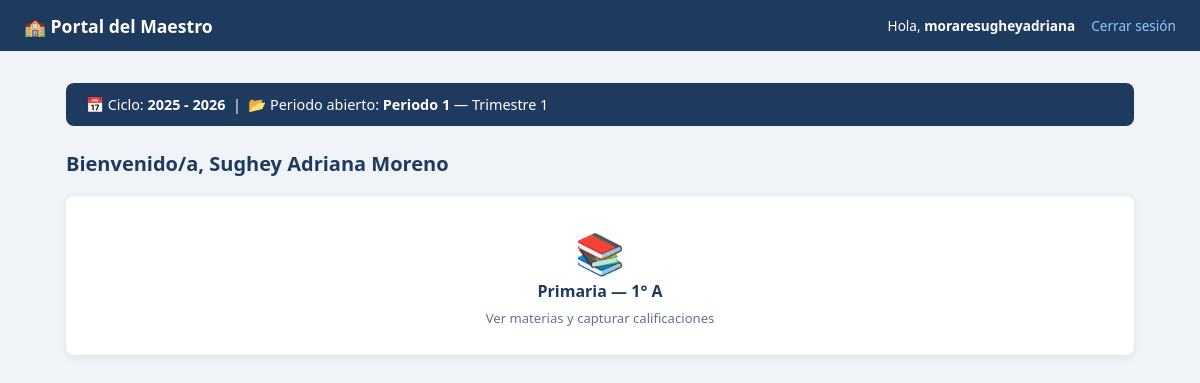
/maestro/dashboard.php (signed in), run on the app's committed database.
### tables this page shows
CREATE TABLE `ciclos_escolares` (
  `id` int(10) unsigned NOT NULL AUTO_INCREMENT,
  `nombre` varchar(30) NOT NULL,
  `fecha_inicio` date NOT NULL,
  `fecha_fin` date NOT NULL,
  `activo` tinyint(1) NOT NULL DEFAULT 0,
  `creado_en` timestamp NOT NULL DEFAULT current_timestamp(),
  PRIMARY KEY (`id`),
  UNIQUE KEY `nombre` (`nombre`)
);

CREATE TABLE `periodos_apertura` (
  `id` int(10) unsigned NOT NULL AUTO_INCREMENT,
  `ciclo_id` int(10) unsigned NOT NULL,
  `periodo` tinyint(3) unsigned NOT NULL COMMENT '1 al 6',
  `abierto` tinyint(1) NOT NULL DEFAULT 0,
  `abierto_en` datetime DEFAULT NULL,
  `cerrado_en` datetime DEFAULT NULL,
  PRIMARY KEY (`id`),
  UNIQUE KEY `uk_ciclo_periodo` (`ciclo_id`,`periodo`),
  CONSTRAINT `fk_periodo_ciclo` FOREIGN KEY (`ciclo_id`) REFERENCES `ciclos_escolares` (`id`)
);

CREATE TABLE `profesores` (
  `id` int(10) unsigned NOT NULL AUTO_INCREMENT,
  `user_id` int(10) unsigned NOT NULL,
  `nombre` varchar(100) NOT NULL,
  `apellido_paterno` varchar(60) NOT NULL,
  `apellido_materno` varchar(60) DEFAULT NULL,
  `curp` char(18) DEFAULT NULL,
  `fecha_nacimiento` date NOT NULL,
  `genero` enum('masculino','femenino','otro') NOT NULL,
  `tipo` enum('titular','frances','cocurricular') NOT NULL DEFAULT 'titular',
  `telefono` varchar(20) DEFAULT NULL,
  `correo` varchar(120) DEFAULT NULL,
  `activo` tinyint(1) NOT NULL DEFAULT 1,
  `creado_en` datetime NOT NULL DEFAULT current_timestamp(),
  PRIMARY KEY (`id`),
  UNIQUE KEY `user_id` (`user_id`),
  UNIQUE KEY `curp` (`curp`),
  CONSTRAINT `fk_profesor_user` FOREIGN KEY (`user_id`) REFERENCES `users` (`id`)
);

### models/CicloModel.php (called while the page is built, shortened)
<?php
class CicloModel {
    private mysqli $db;
    public function __construct(mysqli $db) {
        $this->db = $db;
    }
    public function obtenerActivo(): ?array {
        $res = $this->db->query(
            "SELECT id, nombre, fecha_inicio, fecha_fin
             FROM ciclos_escolares WHERE activo = 1 LIMIT 1"
        );
        return ($res && $res->num_rows > 0) ? $res->fetch_assoc() : null;
    }
}

### models/PeriodoAperturaModel.php (called while the page is built, shortened)
<?php
class PeriodoAperturaModel {
    private mysqli $db;
    public function __construct(mysqli $db) {
        $this->db = $db;
    }
    public function obtenerAbierto(int $cicloId): ?array {
        $stmt = $this->db->prepare("
            SELECT id, periodo FROM periodos_apertura
            WHERE ciclo_id = ? AND abierto = 1 LIMIT 1
        ");
        $stmt->bind_param('i', $cicloId);
        $stmt->execute();
        $res = $stmt->get_result();
        return $res->num_rows > 0 ? $res->fetch_assoc() : null;
    }
}

### models/ProfesorModel.php (called while the page is built, shortened)
<?php
class ProfesorModel {
    private mysqli $db;
    public function __construct(mysqli $db, UserModel $userModel) {
        $this->db        = $db;
    }
    public function obtenerPorUserId(int $userId): ?array {
        $stmt = $this->db->prepare(
            "SELECT * FROM profesores WHERE user_id = ? LIMIT 1"
        );
        $stmt->bind_param('i', $userId);
        $stmt->execute();
        $res = $stmt->get_result();
        return $res->num_rows > 0 ? $res->fetch_assoc() : null;
    }
}

### models/CalificacionModel.php (called while the page is built, shortened)
<?php
class CalificacionModel {
    private mysqli $db;
    public function __construct(mysqli $db) {
        $this->db = $db;
    }
    public function obtenerGruposDeProfesor(int $profesorId, int $cicloId): array {
        $stmt = $this->db->prepare("
            SELECT DISTINCT a.seccion, a.grado, a.grupo
            FROM asignaciones a
            JOIN asignacion_maestros am ON am.asignacion_id = a.id
            WHERE am.profesor_id = ? AND a.ciclo_id = ? AND a.activo = 1 AND am.activo = 1
            ORDER BY a.seccion, a.grado, a.grupo
        ");
        $stmt->bind_param('ii', $profesorId, $cicloId);
        $stmt->execute();
        return $stmt->get_result()->fetch_all(MYSQLI_ASSOC);
    }
}
?>

### maestro/dashboard.php (the view, shortened to what this page needs)
<?php
require_once __DIR__ . '/../models/ProfesorModel.php';
require_once __DIR__ . '/../models/CicloModel.php';
require_once __DIR__ . '/../models/PeriodoAperturaModel.php';
require_once __DIR__ . '/../models/CalificacionModel.php';
$db            = getConexion();
$profModelo    = new ProfesorModel($db, new UserModel($db));
$cicloModelo   = new CicloModel($db);
$periodoModelo = new PeriodoAperturaModel($db);
$calModelo     = new CalificacionModel($db);
$profesor = $profModelo->obtenerPorUserId((int)$_SESSION['user_id']);
$cicloActivo    = $cicloModelo->obtenerActivo();
$periodoAbierto = $cicloActivo
    ? $periodoModelo->obtenerAbierto((int)$cicloActivo['id'])
    : null;
$grupos = $cicloActivo
    ? $calModelo->obtenerGruposDeProfesor((int)$profesor['id'], (int)$cicloActivo['id'])
    : [];
include __DIR__ . '/../includes/header.php';
?>
<main class="container">
  <?php if (!$cicloActivo): ?>
    <p class="alert alert--error">⚠️ No hay ciclo escolar activo.</p>
  <?php elseif (!$periodoAbierto): ?>
    <p class="alert alert--info">📋 No hay ningún periodo abierto actualmente. Consulta al administrador.</p>
  <?php else: ?>
    <div class="ciclo-banner" style="margin-bottom:1.5rem;">
      <span class="ciclo-banner__label">
        📅 Ciclo: <strong><?= htmlspecialchars($cicloActivo['nombre']) ?></strong>
        &nbsp;|&nbsp;
        📂 Periodo abierto: <strong>Periodo <?= $periodoAbierto['periodo'] ?></strong>
        — Trimestre <?= (int)ceil($periodoAbierto['periodo'] / 2) ?>
      </span>
    </div>
  <?php endif; ?>
  <h2 class="section-title">
    Bienvenido/a, <?= htmlspecialchars($profesor['nombre'] . ' ' . $profesor['apellido_paterno']) ?>
  </h2>
  <?php if (empty($grupos)): ?>
    <p class="empty-state">No tienes grupos asignados en el ciclo actual.</p>
  <?php else: ?>
    <div class="card-grid">
      <?php foreach ($grupos as $g): ?>
        <a class="nav-card"
           href="captura.php?seccion=<?= $g['seccion'] ?>&grado=<?= $g['grado'] ?>&grupo=<?= $g['grupo'] ?>">
          <span class="nav-card__icon" aria-hidden="true">📚</span>
          <h3 class="nav-card__title">
            <?= ucfirst($g['seccion']) ?> — <?= $g['grado'] ?>° <?= $g['grupo'] ?>
          </h3>
          <p class="nav-card__desc">Ver materias y capturar calificaciones</p>
        </a>
      <?php endforeach; ?>
    </div>
  <?php endif; ?>
</main>
<?php include __DIR__ . '/../includes/footer.php'; ?>

### css/style.css (style rules this page uses)
:root { --color-primary: #1e3a5f; --color-primary-h: #2d5282; --color-accent: #3b82f6; --color-bg: #f0f4f8; --color-surface: #ffffff; --color-border: #e2e8f0; --color-text: #334155; --color-muted: #64748b; --color-placeholder:#94a3b8; --color-success-bg: #d1fae5; --color-success-tx: #065f46; --color-error-bg: #fee2e2; --color-error-tx: #991b1b; --color-warn-bg: #fef3c7; --color-warn-tx: #92400e; --color-info-bg: #eff6ff; --color-info-tx: #1e3a5f; --color-badge-bg: #dbeafe; --color-badge-tx: #1d4ed8; --radius: 8px; --radius-sm: 4px; --shadow: 0 2px 10px rgba(0,0,0,.08); --shadow-lg: 0 6px 18px rgba(0,0,0,.12); --font: 'Segoe UI', system-ui, sans-serif; }
*, *::before, *::after { box-sizing: border-box; margin: 0; padding: 0; }
body { font-family: var(--font); background: var(--color-bg); color: var(--color-text); min-height: 100vh; }
.container { max-width: 1100px; margin: 2rem auto; padding: 0 1rem; }
.section-title { color: var(--color-primary); margin-bottom: 1.2rem; font-size: 1.25rem; }
.card-grid { display: grid; grid-template-columns: repeat(auto-fit, minmax(220px, 1fr)); gap: 1.2rem; }
.nav-card { background: var(--color-surface); border-radius: var(--radius); box-shadow: var(--shadow); padding: 1.8rem 1.5rem; text-align: center; text-decoration: none; color: var(--color-primary); display: block; transition: transform .15s, box-shadow .15s; }
.nav-card__icon { font-size: 2.5rem; margin-bottom: .8rem; }
.nav-card__title { font-size: 1rem; font-weight: 600; }
.nav-card__desc { font-size: .82rem; color: var(--color-muted); margin-top: .4rem; }
.ciclo-banner { display: flex; align-items: center; gap: .75rem; background: var(--color-primary); color: #fff; border-radius: var(--radius); padding: .75rem 1.25rem; margin-bottom: 1.5rem; font-size: .9rem; }
.ciclo-banner__label { flex: 1; }

### data on the page
ciclos_escolares: nombre "2025 - 2026"
periodos_apertura: periodo "1", ceil($periodoAbierto['periodo']/2) "1"
profesores: nombre+apellido_paterno "Sughey Adriana Moreno"

### other printed values
$pageTitle "Portal del Maestro"
$_SESSION['username'] "moraresugheyadriana"
$g['seccion'] "Primaria"
$g['grado'] "1"
$g['grupo'] "A"
